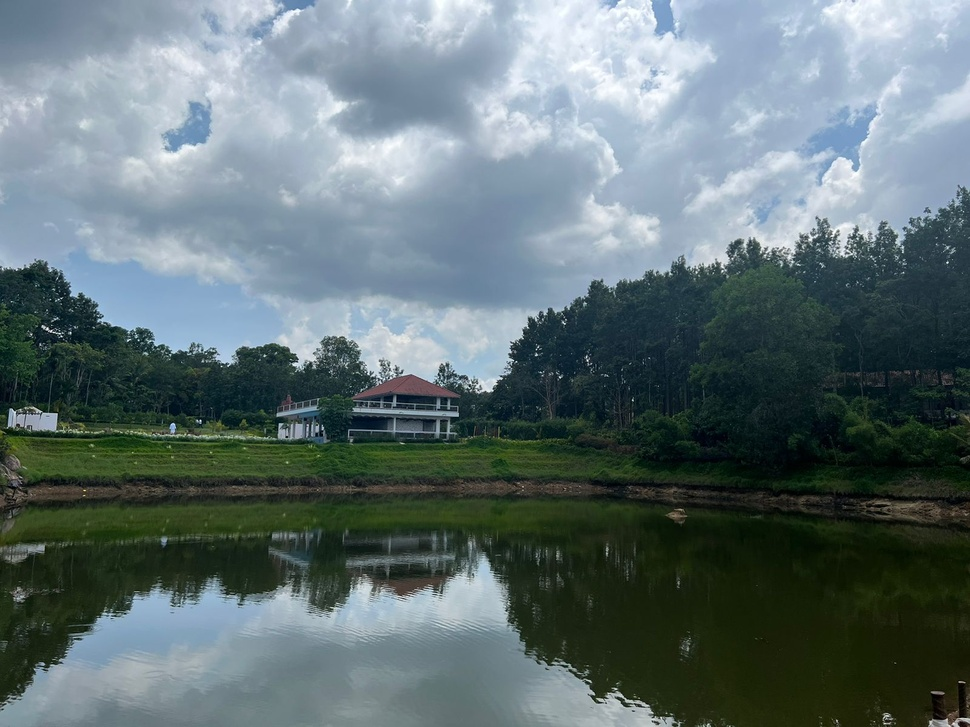
#> input picture data/house.jpg, 970 x 727 px, shrunk from 1600 x 1200 before the run, found by its file name
$ python hist_rgb.py
#> lines starting #> are read from the running program, lines starting #| are printed output that depends on the picture
import cv2
import numpy as np
import matplotlib.pyplot as plt

from functools import partial

kernel = np.ones((5, 5), np.uint8)

img = cv2.imread('data/house.jpg')
#> img is the input picture: shape (727, 970, 3); mean B, G, R 115.7, 113.3, 97.2

b, g, r = cv2.split(img)
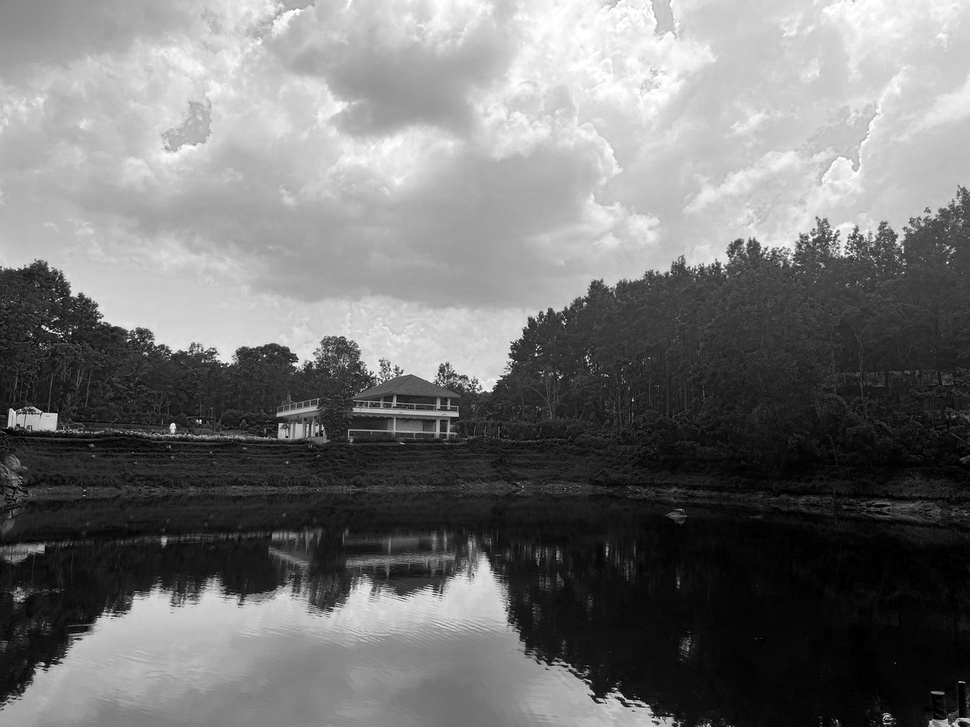
#> b: shape (727, 970); min 0, max 255, mean 115.7
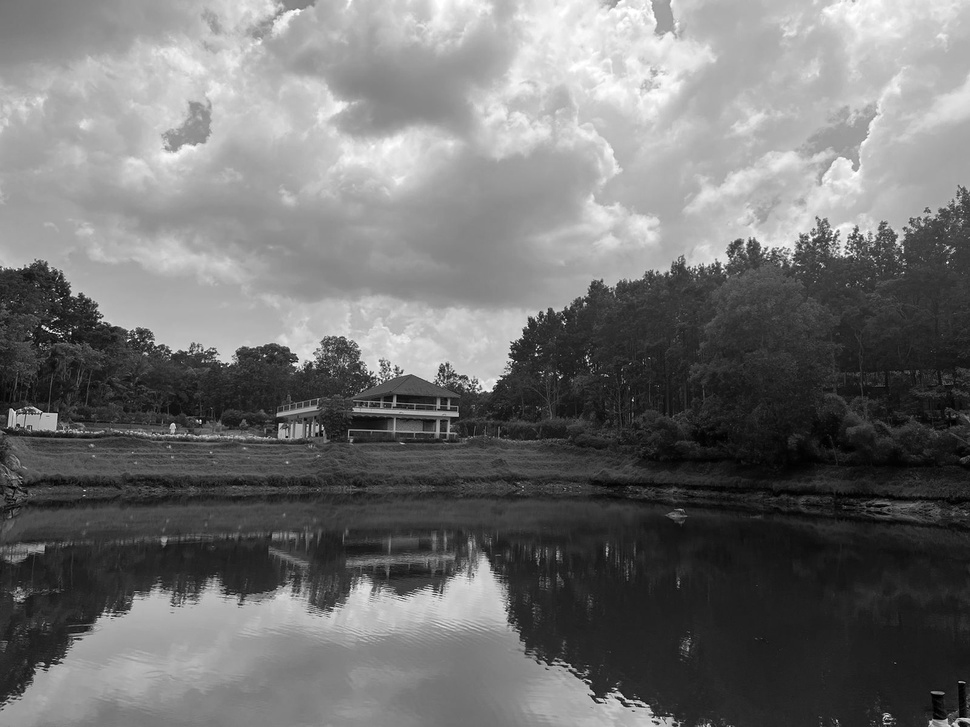
#> g: shape (727, 970); min 0, max 255, mean 113.3
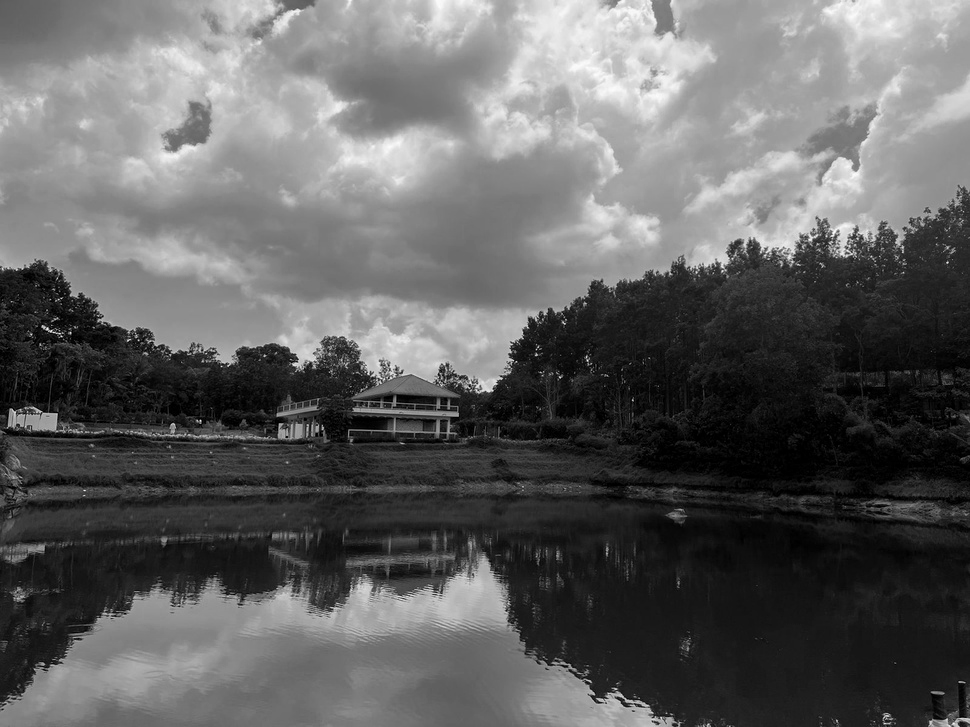
#> r: shape (727, 970); min 0, max 251, mean 97.2
histSize = 256
ranges = [0, 256]

hist_256_bin = partial(
    cv2.calcHist,
    channels=[0],
    mask=None,
    histSize=[histSize],
    ranges=ranges
)
b_hist, g_hist, r_hist = hist_256_bin([b]), hist_256_bin([g]), hist_256_bin([r])
#> b_hist = 256 values, max 9593 at index 6, min 236 at index 109, mean 2754.6; g_hist = 256 values, max 10074 at index 35, min 71 at index 0, mean 2754.6; r_hist = 256 values, max 10860 at index 26, min 0 at index 252, mean 2754.6

for hist, color in zip((b_hist, g_hist, r_hist), ['b', 'g', 'r']):
    plt.plot(hist, color=color)
#> this loop made 3 passes
#> color on passes 1 to 3: 'b', 'g', 'r'

plt.xlim(ranges)

plt.show()
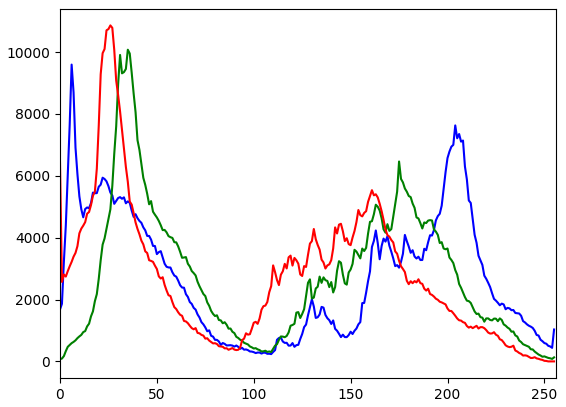
#> figure drawn by matplotlib, 1 panel; curve peaks at x = 6, y = 9593; curve peaks at x = 35, y = 10074; curve peaks at x = 26, y = 10860

$ run again, with data/l9_0.jpg copied over data/house.jpg
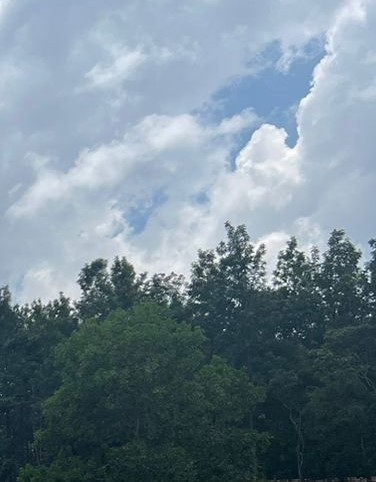
#> input picture data/l9_0.jpg, 376 x 482 px, found by its file name
#> img is the input picture: shape (482, 376, 3); mean B, G, R 145, 133.2, 114.5
#> `b, g, r = cv2.split(img)`:
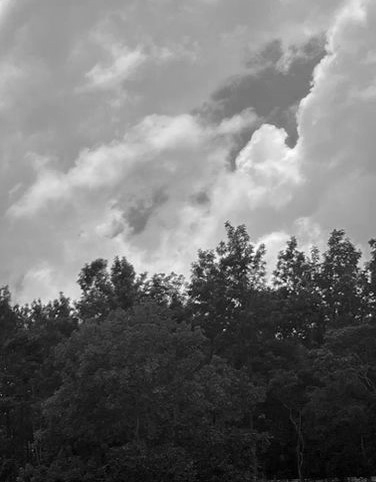
#> r: shape (482, 376); min 0, max 255, mean 114.5
#> b_hist = 256 values, max 5251 at index 201, min 0 at index 0, mean 707.9; g_hist = 256 values, max 3416 at index 184, min 0 at index 0, mean 707.9; r_hist = 256 values, max 3606 at index 164, min 1 at index 254, mean 707.9
#> the loop `for hist, color in zip((b_hist, g_hist, r_hist), ['b', 'g', 'r']):` made 3 passes
#> color on passes 1 to 3: 'b', 'g', 'r'
#> `plt.show()`:
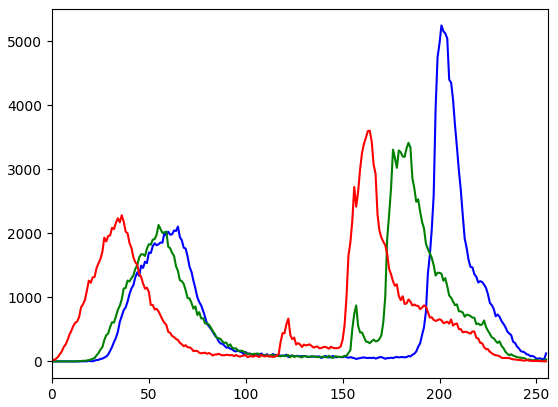
#> figure drawn by matplotlib, 1 panel; curve peaks at x = 201, y = 5251; curve peaks at x = 184, y = 3416; curve peaks at x = 164, y = 3606

$ run again, with data/cats.jpeg copied over data/house.jpg
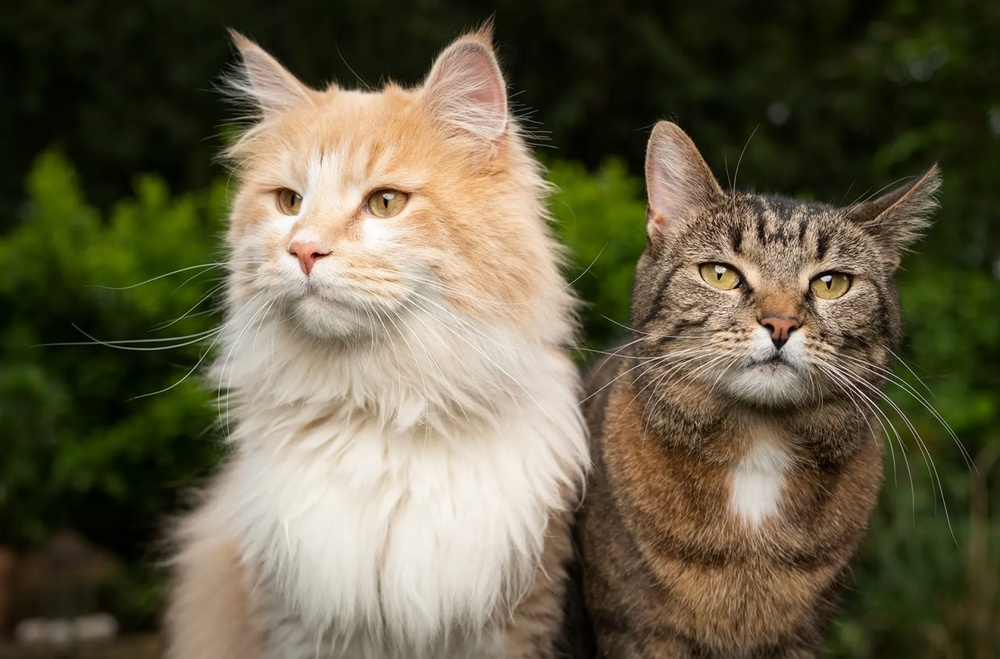
#> input picture data/cats.jpeg, 1000 x 659 px, shrunk from 1280 x 843 before the run, found by its file name
#> img is the input picture: shape (659, 1000, 3); mean B, G, R 70.6, 94.4, 101.1
#> `b, g, r = cv2.split(img)`:
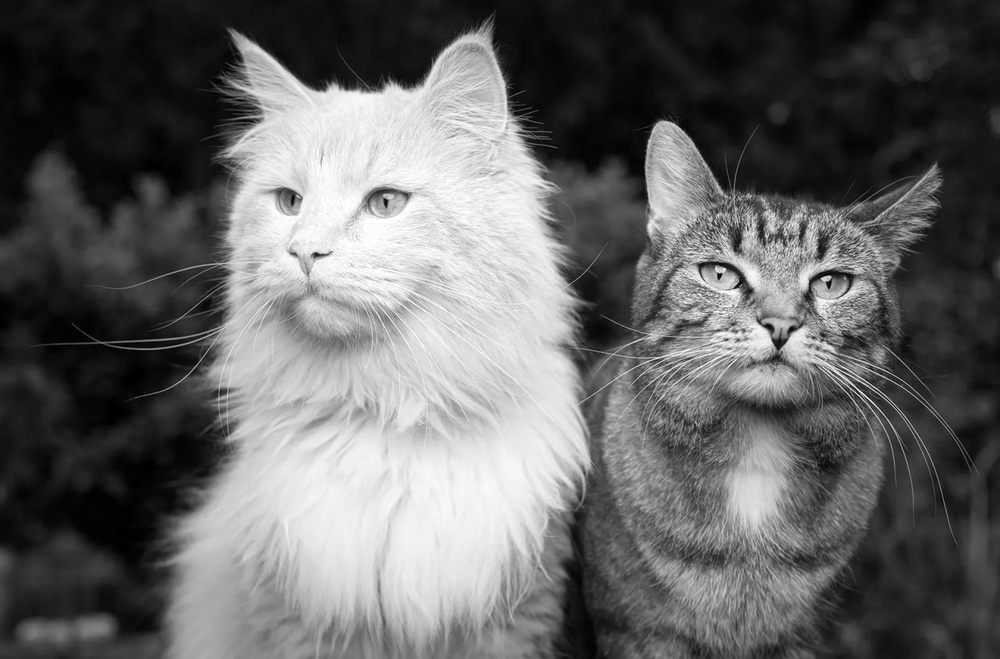
#> r: shape (659, 1000); min 0, max 255, mean 101.1
#> b_hist = 256 values, max 32617 at index 2, min 0 at index 254, mean 2574.2; g_hist = 256 values, max 10473 at index 22, min 1 at index 255, mean 2574.2; r_hist = 256 values, max 11061 at index 18, min 276 at index 254, mean 2574.2
#> the loop `for hist, color in zip((b_hist, g_hist, r_hist), ['b', 'g', 'r']):` made 3 passes
#> color on passes 1 to 3: 'b', 'g', 'r'
#> `plt.show()`:
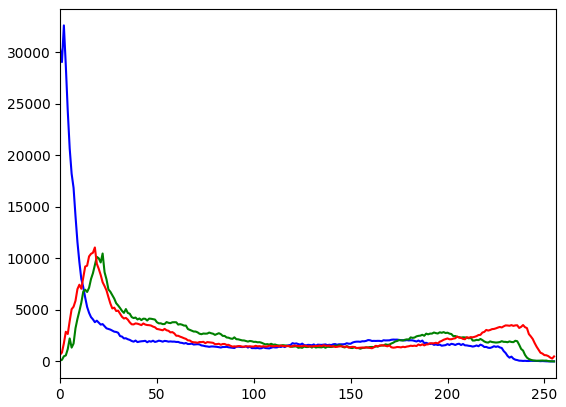
#> figure drawn by matplotlib, 1 panel; curve peaks at x = 2, y = 32617; curve peaks at x = 22, y = 10473; curve peaks at x = 18, y = 11061

$ run again, with data/dogs.jpeg copied over data/house.jpg
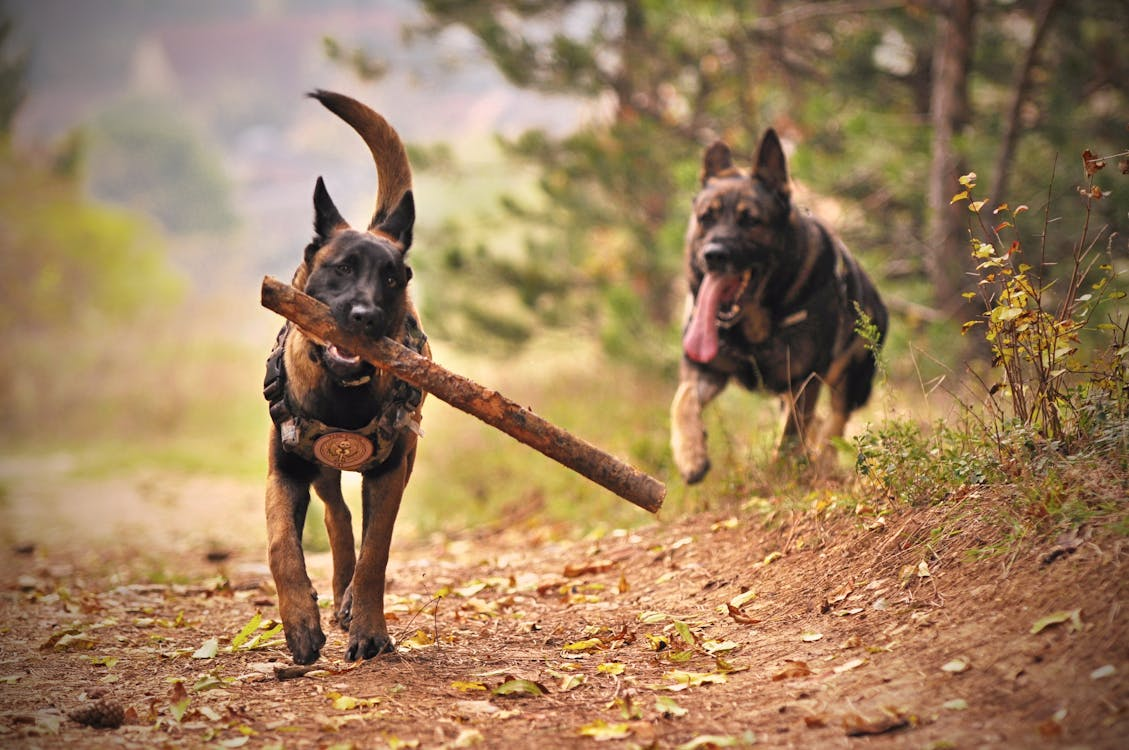
#> input picture data/dogs.jpeg, 1129 x 750 px, found by its file name
#> img is the input picture: shape (750, 1129, 3); mean B, G, R 94.4, 128.4, 158.6
#> `b, g, r = cv2.split(img)`:
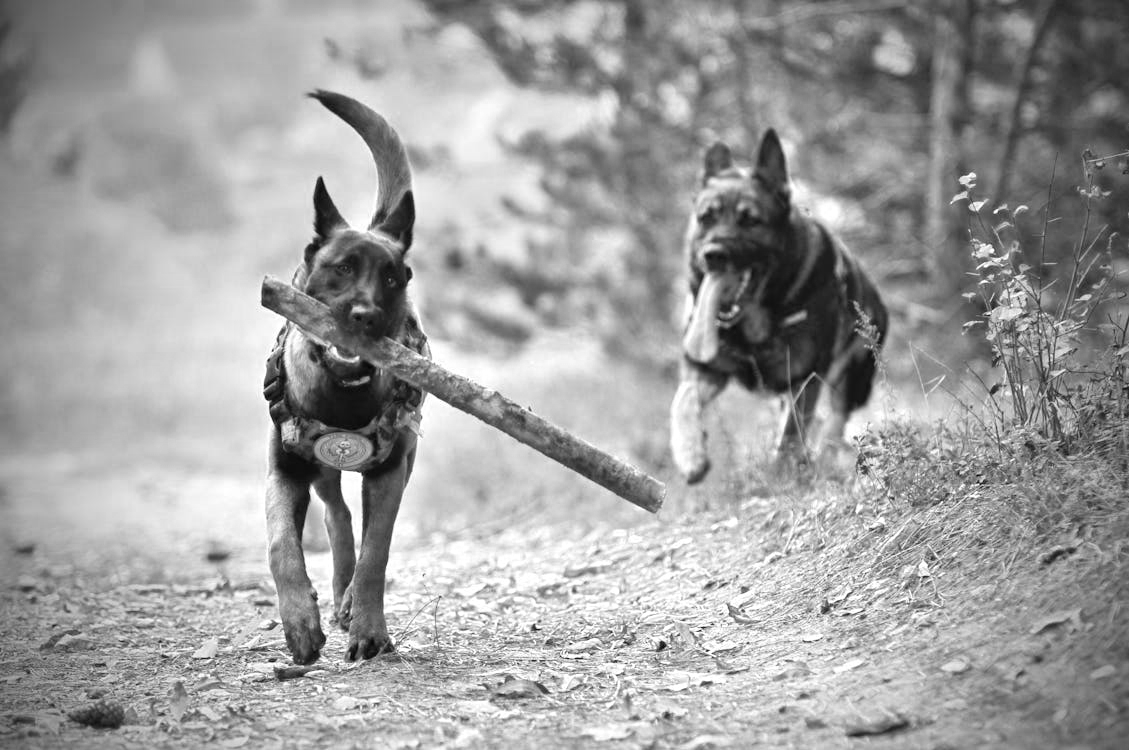
#> r: shape (750, 1129); min 3, max 255, mean 158.6
#> b_hist = 256 values, max 8658 at index 71, min 0 at index 239, mean 3307.6; g_hist = 256 values, max 6609 at index 148, min 5 at index 254, mean 3307.6; r_hist = 256 values, max 9270 at index 255, min 0 at index 0, mean 3307.6
#> the loop `for hist, color in zip((b_hist, g_hist, r_hist), ['b', 'g', 'r']):` made 3 passes
#> color on passes 1 to 3: 'b', 'g', 'r'
#> `plt.show()`:
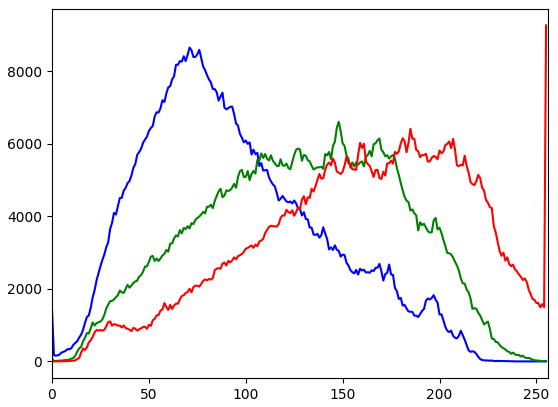
#> figure drawn by matplotlib, 1 panel; curve peaks at x = 71, y = 8658; curve peaks at x = 148, y = 6609; curve peaks at x = 255, y = 9270
